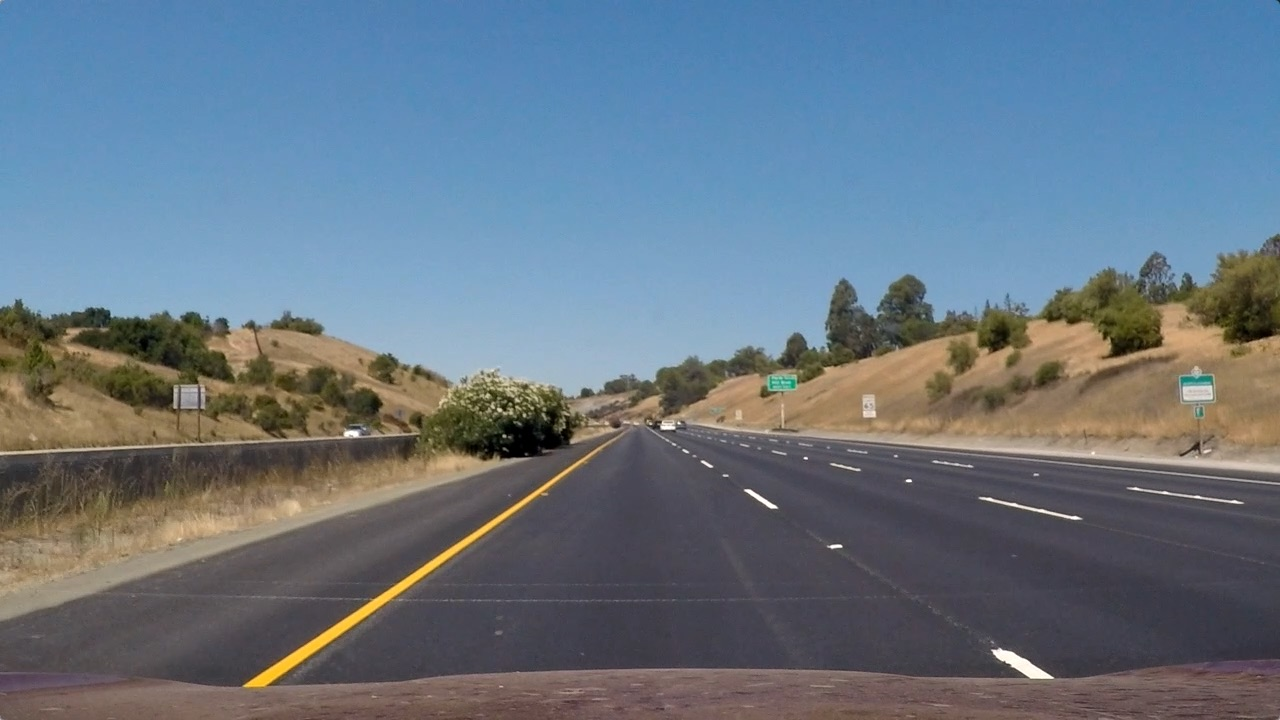
#> input picture test_images/straight_lines1.jpg, 1280 x 720 px
$ python -i lane_finder.py   (imports and definitions only)   (older library calls are emulated)
#> lines starting #> are read from the running program, lines starting #| are printed output that depends on the picture
#> further down, picture is the input picture: shape (720, 1280, 3); mean B, G, R 131.2, 117.7, 103.2
### tools.py

import numpy as np
import cv2
import matplotlib.pyplot as plt
import pickle
import os
import glob
from scipy import signal


class Line:
    """
    The line class defines a bunch of characteristics of a single line (lane line)
    It also includes a function to return the curvature of the line.
    """
    def __init__(self):
        # was the line detected in the last iteration?
        self.detected = False
        # x values of the last n fits of the line
        self.recent_xfitted = []
        #average x values of the fitted line over the last n iterations
        self.bestx = None
        #polynomial coefficients averaged over the last n iterations
        self.best_fit = None
        #polynomial coefficients for the most recent fit
        self.current_fit = [np.array([False])]
        #radius of curvature of the line in some units
        self.radius_of_curvature = None
        #distance in meters of vehicle center from the line
        self.line_base_pos = None
        #difference in fit coefficients between last and new fits
        self.diffs = np.array([0,0,0], dtype='float')
        #x values for detected line pixels
        self.allx = None
        #y values for detected line pixels
        self.ally = None

        #Conversions from pixels to real measurements
        self.ym_per_pix = 30/720
        self.xm_per_pix = 3.7/700

    # [23 lines left out: function get_curvature, not called in this run]


class HistogramLineFitter:
    """
    The HistogramLineFitter uses an adaptive histogram fitting technique to
    determine where the lanes most likely are.

    A line is defined as a yellow or white single line in traffic. A lane is a

    combinations of two of the lines.
    """

    def __init__(self):

        return

    # [179 lines left out: functions get_line, __get_histogram, __check_detection, not called in this run]


class LaneDrawer:
    """
    The tool used to draw lanes on the original image.
    """

    def __init__(self):

        self.center_offsets = []

        return

    # [137 lines left out: functions draw_lanes, __draw_colored_fill, __get_offset_average, __get_xy_points, __draw_lane_pixels, __get_center_offset and 2 more, not called in this run]


class ImageThresholder:
    """
    The ImageThresholder takes in an rgb image and spits out a thresholded image
    using a variety of techniques. Filtering techniques aim to extract the yellow and
    white traffic lines for a variety of conditions.
    """

    def __init__(self):
        return

    def __generate_colors_spaces(self):
        self.hsv = cv2.cvtColor(self.rgb, cv2.COLOR_RGB2HSV)
        self.yuv = cv2.cvtColor(self.rgb, cv2.COLOR_RGB2YUV)
        self.gray = cv2.cvtColor(self.rgb, cv2.COLOR_RGB2GRAY)

    def get_thresholded_image(self, rgb):
        self.rgb = rgb
        self.__generate_colors_spaces()
        gradx = self.__abs_sobel_thresh(orient='x', thresh=(10, 100))
        grady = self.__abs_sobel_thresh(orient='y', thresh=(5, 250))
        mag_binary = self.__mag_threshold(mag_thresh=(5, 100))
        dir_binary = self.__dir_threshold(dir_thresh=(0, np.pi/2))
        s_binary = self.__color_threshold_hsv("s", (120,255))
        v_binary = self.__color_threshold_yuv("v", (0,105))
        r_binary = self.__color_threshold_rgb("r", (230,255))
        self.thresh = np.zeros_like(dir_binary)

        #Combine results
        self.thresh[((gradx == 1) & (grady == 1)) | ((mag_binary == 1)
               & (dir_binary == 1)) & ((s_binary == 1))
               | ((v_binary ==1) | (r_binary == 1))] = 1

        return self.thresh


    # [51 lines left out: functions __color_threshold_hsv, __color_threshold_rgb, __color_threshold_yuv, not called in this run]


    def __abs_sobel_thresh(self, orient='x', thresh=(0,255)):
        """Apply a Sobel filter to find edges, scale the results
        from 1-255 (0-100%), then use a band-pass filter to create a mask
        for values in the range [thresh_min, thresh_max].
        """
        sobel = cv2.Sobel(self.gray, cv2.CV_64F, (orient=='x'), (orient=='y'))
        abs_sobel = np.absolute(sobel)
        max_sobel = max(1,np.max(abs_sobel))
        scaled_sobel = np.uint8(255*abs_sobel/max_sobel)
        binary_output = np.zeros_like(scaled_sobel)
        binary_output[(scaled_sobel >= thresh[0]) & (scaled_sobel <= thresh[1])] = 1
        return binary_output


    # [30 lines left out: functions __mag_threshold, __dir_threshold, not called in this run]


class DistortionCorrector:
    """Takes in path to calibration files as string.

    Params:
    self.nx = How many inside corners in chess boards (y-direction)
    self.ny = How many inside corner in chess boards (x-direction)
    calibration_folder_path = path to calibration images.

    Methods:

    fit: Calibrates the distorsionCorrector with array of images [None, width, height, channels]
    undistort: takes in an image, and outputs undistorted image
    test: takes in an image, and displays undistored image alongside original.

    -----------
    In this project it is already fitted, however it can be used for other projects.

    To Fit:

    # [5 lines of commented-out code are left out]

    """
    def __init__(self, calibration_folder_path):

        # Set nx and ny according to how many inside corners in chess boards images.
#> called with calibration_folder_path = 'camera_cal/'
        self.nx = 9
        self.ny = 6
        self.mtx = []
        self.dist = []
        self.cal_folder = calibration_folder_path

        fname = self.cal_folder + 'calibration.p'

        if  os.path.isfile(fname):
            print('Loading saved calibration file...')
            self.mtx, self.dist = pickle.load( open( fname, "rb" ) )
#> (reads camera_cal/calibration.p from the repository)
        else:
            print('Mtx and dist matrix missing. Please call fit distortionCorrector')
        return

    # [43 lines left out: function fit, not called in this run]


    def undistort(self, img):
        """Returns undistored image"""

        return cv2.undistort(img, self.mtx, self.dist, None, self.mtx)
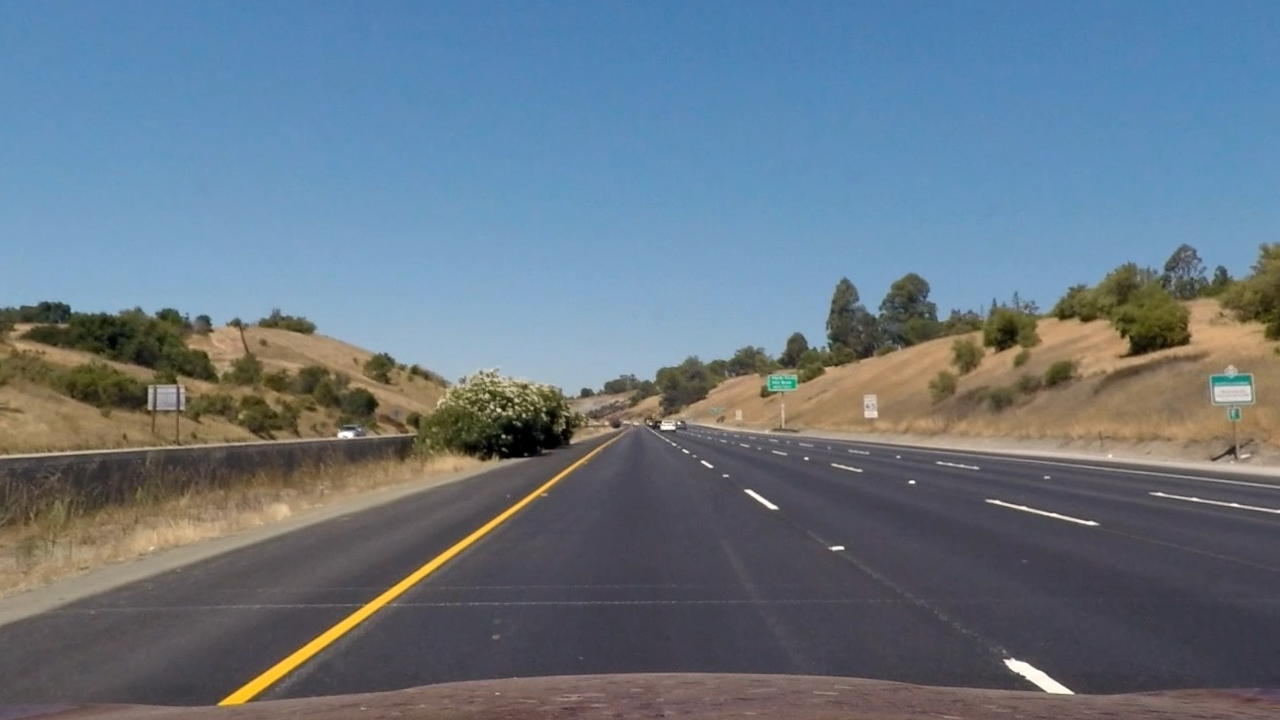
#> returned value: shape (720, 1280, 3); mean of channels 0, 1, 2 131.6, 118.3, 103.6; drawn as B, G, R


    # [13 lines left out: function test, not called in this run]

### lane_finder.py
"""
Udacity Self Driving Car Nanodegree

Project 4 - Advanced Lane Finding

---------
Tyler Lanigan
January, 2017

tylerlanigan@gmail.com
"""


import numpy as np
import cv2, pickle, glob, os
import matplotlib.pyplot as plt
import matplotlib.image as mpimg
import tools


from moviepy.editor import VideoFileClip
from IPython.display import HTML


# Stores objects and functions that are used for more than one frame.
# Stores controlling variables.
class GlobalObjects:

    def __init__(self):
        self.__set_folders()
        self.__set_hyper_parameters()
        self.__set_perspective()
        self.__set_kernels()
        self.__set_mask_regions()

    def __set_folders(self):
        # Use one slash for paths.
        self.camera_cal_folder = 'camera_cal/'
        self.test_images = glob.glob('test_images/*.jpg')
        self.output_image_path = 'output_images/test_'
        self.output_movie_path = 'output_movies/done_'


    def __set_hyper_parameters(self):
        self.img_size   = (1280, 720) # (x,y) values for img size (cv2 uses this)
        self.img_shape  = (self.img_size[1], self.img_size[0]) # (y,x) As numpy spits out
        return

    def __set_kernels(self):
        """Kernels used for image processing"""
        self.clahe = cv2.createCLAHE(clipLimit=2.0, tileGridSize=(8,8))


    def __set_perspective(self):
        """The src points draw a persepective trapezoid, the dst points draw
        them as a square.  M transforms x,y from trapezoid to square for
        a birds-eye view.  M_inv does the inverse.
        """

        src = np.float32([[(.42 * self.img_shape[1],.65 * self.img_shape[0] ),
                           (.58 * self.img_shape[1], .65 * self.img_shape[0]),
                           (0 * self.img_shape[1],self.img_shape[0]),
                           (1 * self.img_shape[1], self.img_shape[0])]])

        dst = np.float32([[0,0],
                          [self.img_shape[1],0],
                          [0,self.img_shape[0]],
                          [self.img_shape[1],self.img_shape[0]]])

        self.M = cv2.getPerspectiveTransform(src, dst)
        self.M_inv = cv2.getPerspectiveTransform(dst, src)

    def __set_mask_regions(self):
        """These are verticies used for clipping the image.
        """
        self.bottom_clip = np.int32(np.int32([[[60,0], [1179,0], [1179,650], [60,650]]]))
        self.roi_clip =  np.int32(np.int32([[[640, 425], [1179,550], [979,719],
                              [299,719], [100, 550], [640, 425]]]))


class LaneFinder(object):
    """
    The mighty LaneFinder takes in a video from the front camera of a self driving car
    and produces a new video with the traffic lanes highlighted and statistics about where
    the car is relative to the center of the lane shown.
    """

    def __init__(self):

        self.g             = GlobalObjects()
        self.thresholder   = tools.ImageThresholder()
        self.distCorrector = tools.DistortionCorrector(self.g.camera_cal_folder)
        self.histFitter    = tools.HistogramLineFitter()
        self.laneDrawer    = tools.LaneDrawer()
        self.leftLane      = tools.Line()
        self.rightLane     = tools.Line()

        return

    def __image_pipeline(self, img):
        """The pipeline for processing images. Globals g are added to functions that need
        access to global variables.
        """
        resized     = self.__resize_image(img)
        undistorted = self.__correct_distortion(resized)
        warped      = self.__warp_image_to_biv(undistorted)
        thresholded = self.__threshold_image(warped)
        lines       = self.__get_lane_lines(thresholded)
        result      = self.__draw_lane_lines(undistorted, thresholded, include_stats=True)
        enhanced    = self.__enhance_image(result)

        return result


    # [46 lines left out: functions __draw_lane_lines, __get_lane_lines, __mask_region, __enhance_image, not called in this run]

    def __resize_image(self, img):
        """
        Image is resized to the selected size for the project.
        """
        return cv2.resize(img, self.g.img_size,
                          interpolation = cv2.INTER_CUBIC)

    def __correct_distortion(self, img):
        return self.distCorrector.undistort(img)

    def __threshold_image(self, img):
        return self.thresholder.get_thresholded_image(img)

    def __warp_image_to_biv(self, img):
        return cv2.warpPerspective(img, self.g.M, self.g.img_size)
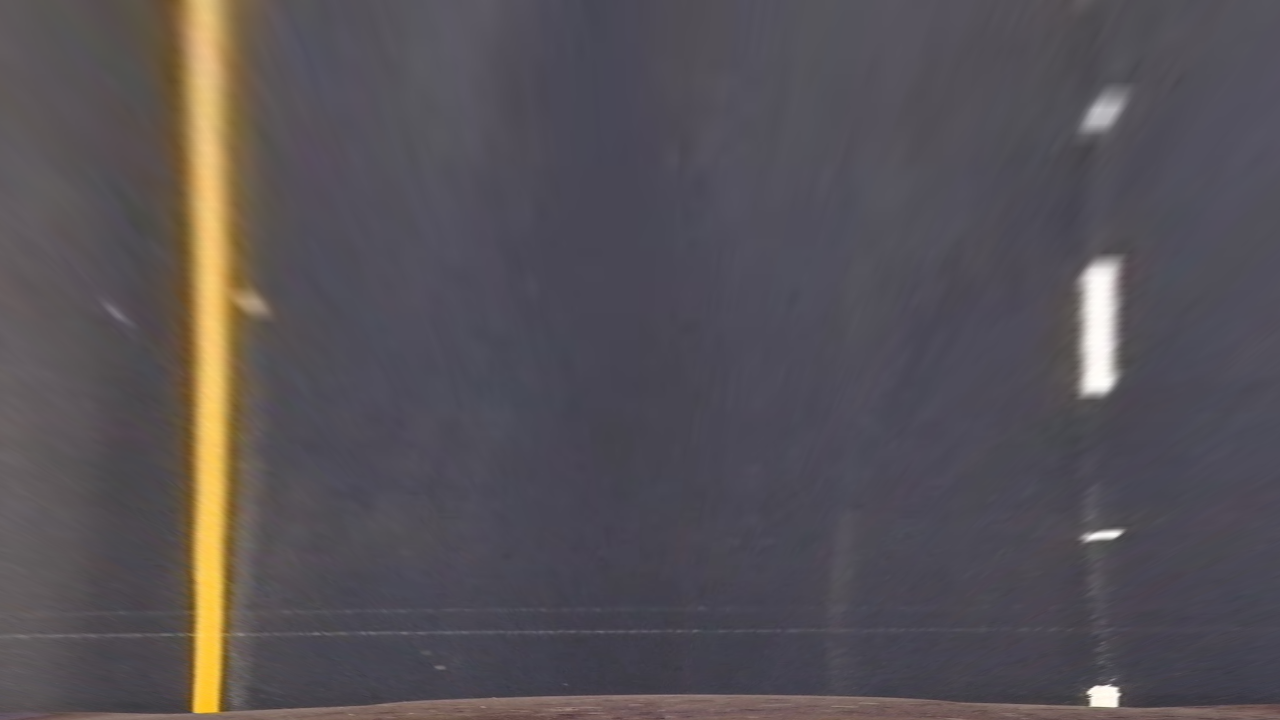
#> returned value: shape (720, 1280, 3); mean of channels 0, 1, 2 85.8, 81.2, 86.1; drawn as B, G, R

    # [15 lines left out: function run, not called in this run]

    def test_one_image(self, img):
        """
        Tests the pipeline on one image
        """
        return self.__image_pipeline(img)
#> in __generate_colors_spaces, `self.hsv = cv2.cvtColor(self.rgb, cv2.COLOR_RGB2HSV)`: self.hsv: shape (720, 1280, 3); mean H, S, V 147.5, 35.5, 92.4
#> in __generate_colors_spaces, `self.yuv = cv2.cvtColor(self.rgb, cv2.COLOR_RGB2YUV)`: self.yuv: shape (720, 1280, 3); mean of channels 0, 1, 2 83.2, 129.4, 130.2
#> in __generate_colors_spaces, `self.gray = cv2.cvtColor(self.rgb, cv2.COLOR_RGB2GRAY)`:
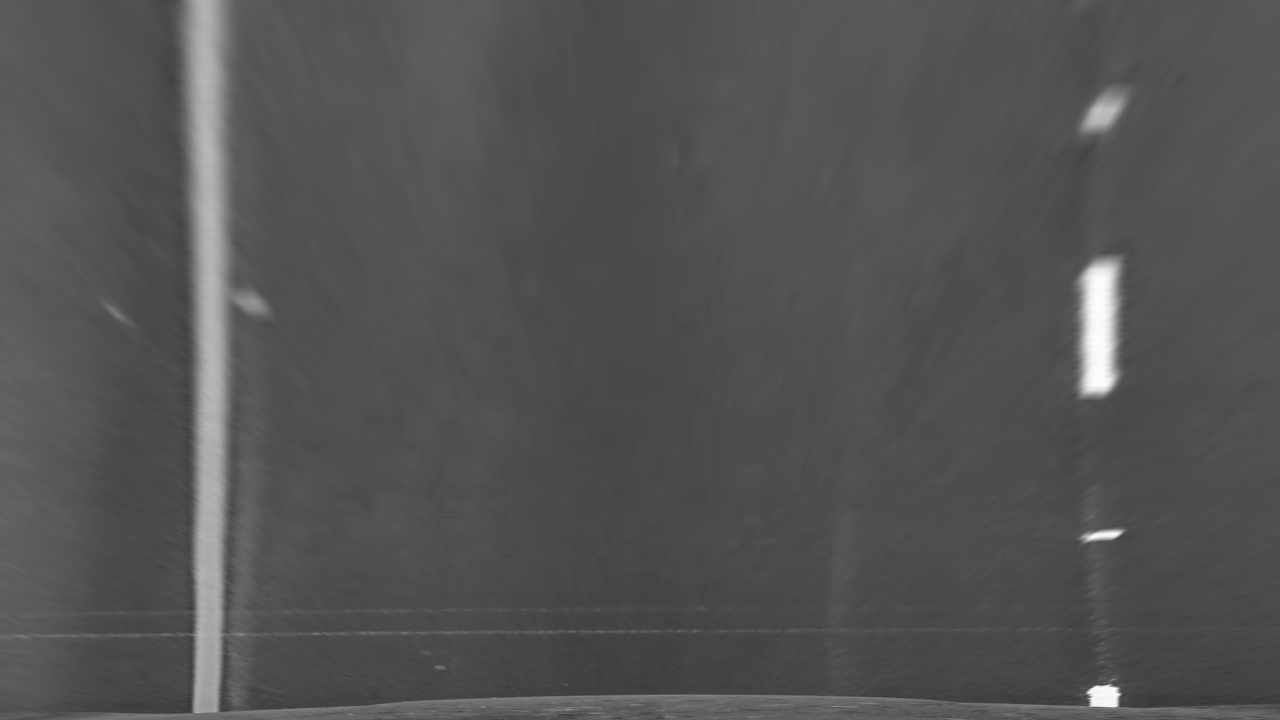
#> self.gray: shape (720, 1280); min 53, max 253, mean 83.2

    # [36 lines left out: function test, not called in this run]


# [4 lines not run here, left out]

>>> import cv2
>>> picture = cv2.imread('test_images/straight_lines1.jpg')
#> (the run stopped early here; a loop or call above may not have finished)
